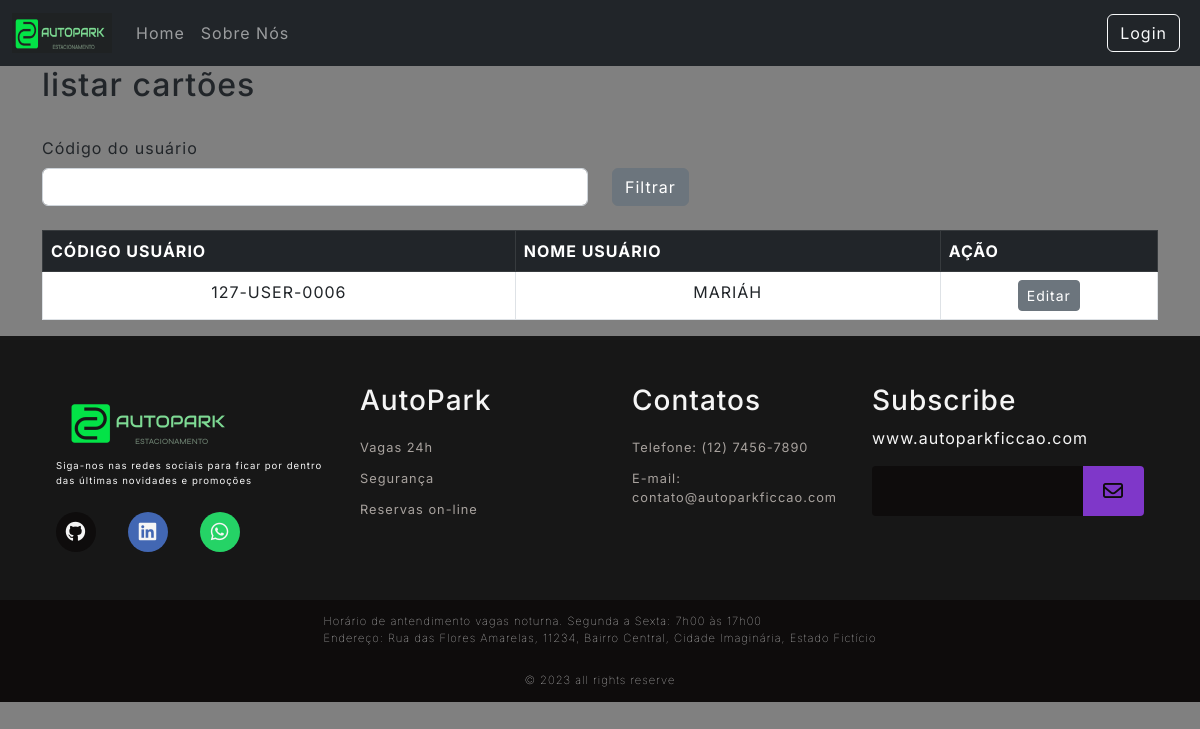
The page /cadCartao/ListCartao on the database as committed earlier.
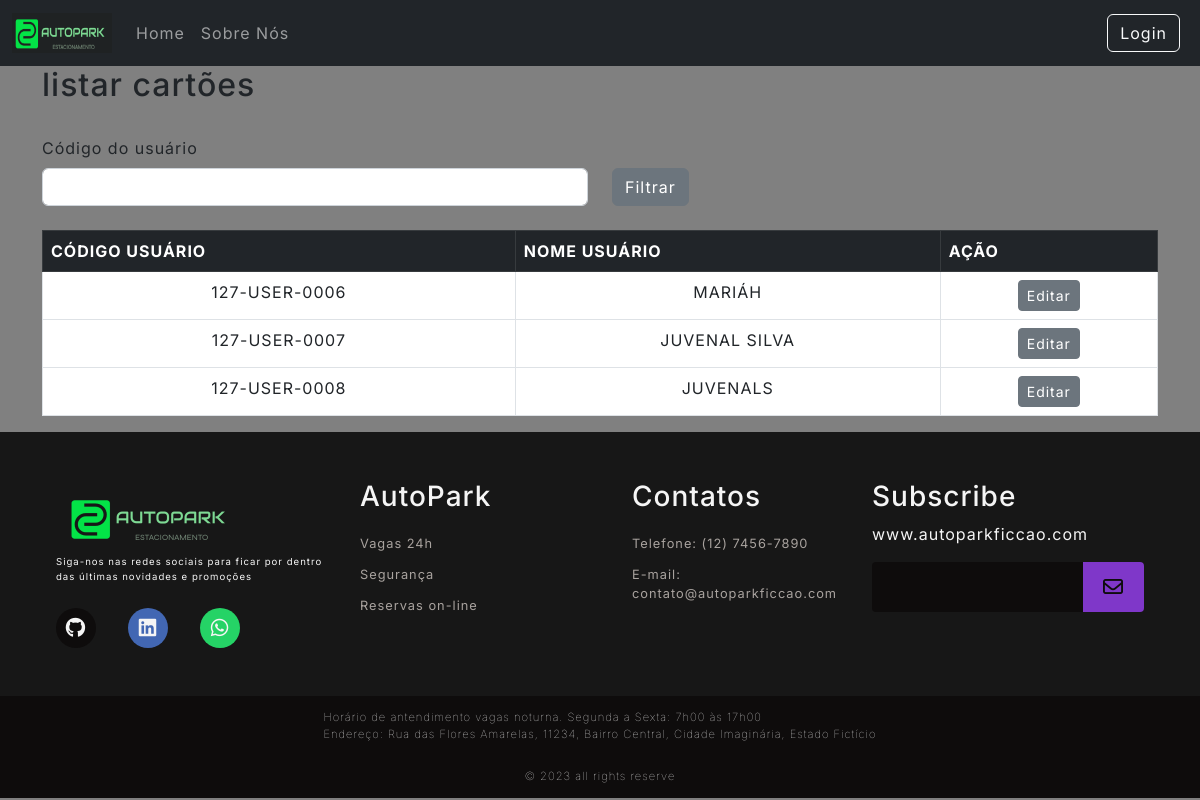
The same page on the database as committed later.
### Src/Model/BancoDados.py (models this page shows, shortened)
class Usuarios(UserMixin,db.Model):
  __tablename__= "Usuarios"
  id = db.Column(db.Integer, primary_key=True, autoincrement=True)
  cpf = db.Column(db.Integer, unique=True)
  codUser = db.Column(db.Integer, unique=True)
  nome = db.Column(db.String(150))
  endereco = db.Column(db.String(150))
  contato = db.Column(db.String(150))
  email = db.Column(db.String(150))
  senha = db.Column(db.String(150))
  status = db.Column(db.String(3))

### Src/View/CartoesRFID.py (the view)
@bp_cadCartoes.route('/ListCartao', methods=['GET'])
def ListCartao():
    usuarios = CartoesController.ListCartoes()
    return render_template('listaUsuariosSemcartao.html',usuarios=usuarios)

### Src/Controller/Cartoes.py (called while the page is built)
  def ListCartoes():
    usuarios_sem_cartao_rfid = db.session.query(Usuarios).outerjoin(CartaoRFID, Usuarios.id == CartaoRFID.id).\
        filter(CartaoRFID.idCard == None).all()
    return usuarios_sem_cartao_rfid

### Templates/listaUsuariosSemcartao.html (shortened to what this page needs)
{% extends 'base.html' %}
{% block conteudo %}
<h2>listar cartões</h2>
<br>
<div class="row">
  <label class="form-label" for="form3Example4">Código do usuário</label>
  <fieldset class="form-group col-md-6">
      <form action="{{url_for('router.cadCartao.FiltrarUser')}}" method="GET">
          <input type="text" class="form-control" name="codUser" >
  </fieldset>
  <fieldset class="form-group col-md-4">
      <button type="submit" class="btn btn-secondary">Filtrar</button>
  </fieldset>
</div>
<br>
<div class="bg-white ">
  <table class="table table-bordered table-hover">
    <thead class="table-dark">
      <tr>
        <th scope="col">CÓDIGO USUÁRIO</th>
        <th scope="col">NOME USUÁRIO</th>
        <th scope="col">AÇÃO</th>
      </tr>
    </thead>
    <tbody>
      {% for usuarios in usuarios %}
      <tr>
        <td style="text-align: center;" >{{usuarios.codUser}}</td>
        <td style="text-align: center;">{{ usuarios.nome }}</td>
        <td style="text-align: center;">
          <a href="/cadCartao/atualizarCartao/{{usuarios.codUser}}/{{usuarios.id}}" class="btn btn-secondary btn-sm">Editar</a>
        </td>
      </tr>
      {% endfor %}
    </tbody>
  </table>
</div>
{% endblock conteudo %}

Rows that differ between the two databases and show on the page:
added Usuarios: codUser "127-USER-0007", nome "JUVENAL SILVA"
added Usuarios: codUser "127-USER-0008", nome "JUVENALS"
